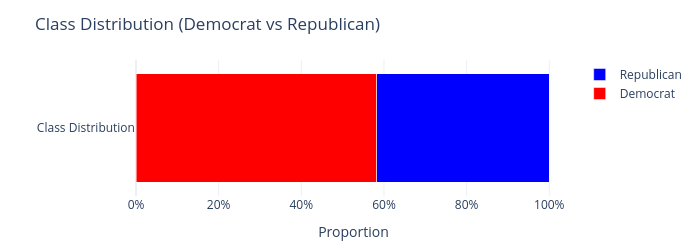
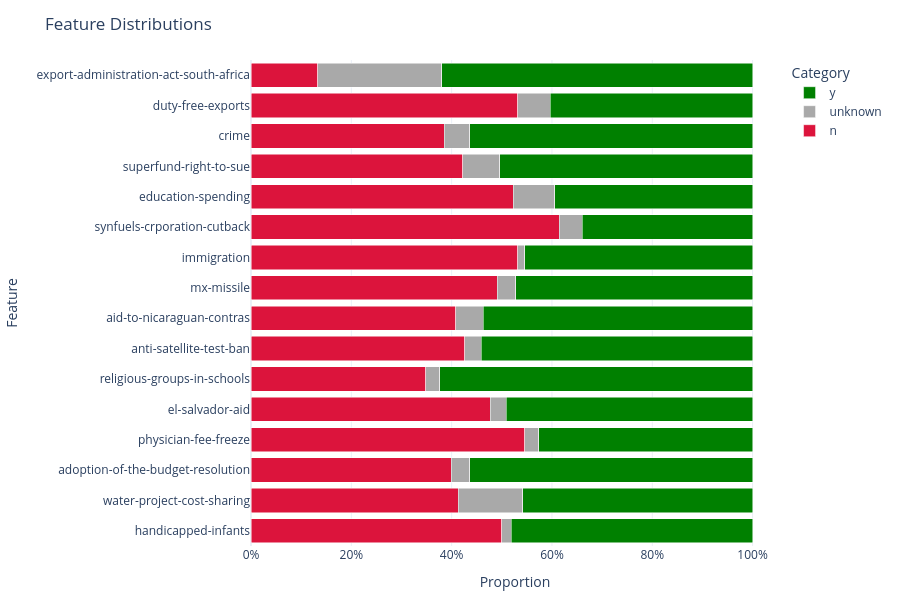

Source (notebook cell) for these figures, in order:
### Markdown cell above
## Feature plots

### Code cell
# Compute normalized value counts for the 'class' column
target_counts = (
    congress_df_train['class']
    .value_counts(normalize=True)
    .reindex(['democrat', 'republican'])  # ensure consistent order
)

# Define colors
color_map = {'democrat': 'red', 'republican': 'blue'}

# Create horizontal stacked bar
fig = go.Figure()

start = 0
for party, proportion in target_counts.items():
    fig.add_trace(go.Bar(
        y=['Class Distribution'],       # single bar
        x=[proportion],
        name=party.capitalize(),
        orientation='h',
        marker=dict(color=color_map[party]),
        hovertemplate=f"{party}: " + "%{x:.1%}<extra></extra>"
    ))

fig.update_layout(
    barmode='stack',
    xaxis_title='Proportion',
    xaxis_tickformat='.0%',
    yaxis_title='',
    title='Class Distribution (Democrat vs Republican)',
    showlegend=True,
    template='plotly_white',
    width=700,
    height=250,
    margin=dict(l=80, r=40, t=60, b=40)
)

fig.show()


cols = congress_df_train.columns[1:]

# Define colors for feature categories
feature_color_map = {'y': 'green', 'unknown': 'darkgrey', 'n': 'crimson'}

# Compute normalized counts for all features
props = congress_df_train[cols].apply(lambda x: x.value_counts(normalize=True)).T

# Create horizontal stacked bar

fig = go.Figure()

for category in props.columns:
    fig.add_trace(go.Bar(
        y=props.index,                # feature names
        x=props[category],            # normalized values
        name=str(category),
        orientation='h',
        marker=dict(color=feature_color_map.get(category)),
        hovertemplate='%{y}<br>%{x:.2%}<extra>' + str(category) + '</extra>'
    ))

fig.update_layout(
    barmode='stack',
    xaxis_title='Proportion',
    yaxis_title='Feature',
    xaxis_tickformat='.0%',
    title='Feature Distributions',
    legend_title_text='Category',
    height=600,
    width=900,
    template='plotly_white',
    margin=dict(l=120, r=50, t=60, b=40)
)

fig.show()

### Figure 1 — Plotly figure (JSON) as saved in the notebook; plotly's stock layout.template omitted (floating-point values rounded to 4 significant figures)
{"data": [{"hovertemplate": "democrat: %{x:.1%}<extra></extra>", "marker": {"color": "red"}, "name": "Democrat", "orientation": "h", "type": "bar", "x": [0.5826], "y": ["Class Distribution"]}, {"hovertemplate": "republican: %{x:.1%}<extra></extra>", "marker": {"color": "blue"}, "name": "Republican", "orientation": "h", "type": "bar", "x": [0.4174], "y": ["Class Distribution"]}], "layout": {"barmode": "stack", "height": 250, "margin": {"b": 40, "l": 80, "r": 40, "t": 60}, "showlegend": true, "title": {"text": "Class Distribution (Democrat vs Republican)"}, "width": 700, "xaxis": {"tickformat": ".0%", "title": {"text": "Proportion"}}, "yaxis": {"title": {"text": ""}}}}

### Figure 2 — Plotly figure (JSON) as saved in the notebook; plotly's stock layout.template omitted (floating-point values rounded to 4 significant figures)
{"data": [{"hovertemplate": "%{y}<br>%{x:.2%}<extra>n</extra>", "marker": {"color": "crimson"}, "name": "n", "orientation": "h", "type": "bar", "x": [0.5, 0.4128, 0.3991, 0.5459, 0.4771, 0.3486, 0.4266, 0.4083, 0.4908, 0.5321, 0.6147, 0.5229, 0.422, 0.3853, 0.5321, 0.133], "y": ["handicapped-infants", "water-project-cost-sharing", "adoption-of-the-budget-resolution", "physician-fee-freeze", "el-salvador-aid", "religious-groups-in-schools", "anti-satellite-test-ban", "aid-to-nicaraguan-contras", "mx-missile", "immigration", "synfuels-crporation-cutback", "education-spending", "superfund-right-to-sue", "crime", "duty-free-exports", "export-administration-act-south-africa"]}, {"hovertemplate": "%{y}<br>%{x:.2%}<extra>unknown</extra>", "marker": {"color": "darkgrey"}, "name": "unknown", "orientation": "h", "type": "bar", "x": [0.01835, 0.1284, 0.0367, 0.02752, 0.03211, 0.02752, 0.03211, 0.05505, 0.0367, 0.01376, 0.04587, 0.08257, 0.07339, 0.05046, 0.06422, 0.2477], "y": ["handicapped-infants", "water-project-cost-sharing", "adoption-of-the-budget-resolution", "physician-fee-freeze", "el-salvador-aid", "religious-groups-in-schools", "anti-satellite-test-ban", "aid-to-nicaraguan-contras", "mx-missile", "immigration", "synfuels-crporation-cutback", "education-spending", "superfund-right-to-sue", "crime", "duty-free-exports", "export-administration-act-south-africa"]}, {"hovertemplate": "%{y}<br>%{x:.2%}<extra>y</extra>", "marker": {"color": "green"}, "name": "y", "orientation": "h", "type": "bar", "x": [0.4817, 0.4587, 0.5642, 0.4266, 0.4908, 0.6239, 0.5413, 0.5367, 0.4725, 0.4541, 0.3394, 0.3945, 0.5046, 0.5642, 0.4037, 0.6193], "y": ["handicapped-infants", "water-project-cost-sharing", "adoption-of-the-budget-resolution", "physician-fee-freeze", "el-salvador-aid", "religious-groups-in-schools", "anti-satellite-test-ban", "aid-to-nicaraguan-contras", "mx-missile", "immigration", "synfuels-crporation-cutback", "education-spending", "superfund-right-to-sue", "crime", "duty-free-exports", "export-administration-act-south-africa"]}], "layout": {"barmode": "stack", "height": 600, "legend": {"title": {"text": "Category"}}, "margin": {"b": 40, "l": 120, "r": 50, "t": 60}, "title": {"text": "Feature Distributions"}, "width": 900, "xaxis": {"tickformat": ".0%", "title": {"text": "Proportion"}}, "yaxis": {"title": {"text": "Feature"}}}}
